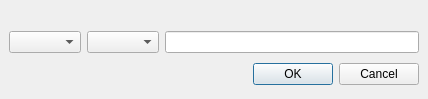
<ui version="4.0" >
 <author></author>
 <comment></comment>
 <exportmacro></exportmacro>
 <class>MagnitudeRowFilter</class>
 <widget class="QDialog" name="MagnitudeRowFilter" >
  <property name="geometry" >
   <rect>
    <x>0</x>
    <y>0</y>
    <width>428</width>
    <height>99</height>
   </rect>
  </property>
  <property name="windowTitle" >
   <string>Selection filter</string>
  </property>
  <layout class="QVBoxLayout" >
   <property name="margin" >
    <number>9</number>
   </property>
   <property name="spacing" >
    <number>6</number>
   </property>
   <item>
    <widget class="QLabel" name="labelInfo" >
     <property name="text" >
      <string/>
     </property>
    </widget>
   </item>
   <item>
    <layout class="QHBoxLayout" >
     <property name="margin" >
      <number>0</number>
     </property>
     <property name="spacing" >
      <number>6</number>
     </property>
     <item>
      <widget class="QComboBox" name="comboColumn" />
     </item>
     <item>
      <widget class="QComboBox" name="comboOperation" />
     </item>
     <item>
      <widget class="QLineEdit" name="comboValue" />
     </item>
    </layout>
   </item>
   <item>
    <layout class="QHBoxLayout" >
     <property name="margin" >
      <number>0</number>
     </property>
     <property name="spacing" >
      <number>6</number>
     </property>
     <item>
      <spacer>
       <property name="orientation" >
        <enum>Qt::Horizontal</enum>
       </property>
       <property name="sizeHint" >
        <size>
         <width>131</width>
         <height>31</height>
        </size>
       </property>
      </spacer>
     </item>
     <item>
      <widget class="QPushButton" name="okButton" >
       <property name="text" >
        <string>OK</string>
       </property>
      </widget>
     </item>
     <item>
      <widget class="QPushButton" name="cancelButton" >
       <property name="text" >
        <string>Cancel</string>
       </property>
      </widget>
     </item>
    </layout>
   </item>
  </layout>
 </widget>
 <pixmapfunction></pixmapfunction>
 <resources/>
 <connections>
  <connection>
   <sender>okButton</sender>
   <signal>clicked()</signal>
   <receiver>MagnitudeRowFilter</receiver>
   <slot>accept()</slot>
   <hints>
    <hint type="sourcelabel" >
     <x>324</x>
     <y>57</y>
    </hint>
    <hint type="destinationlabel" >
     <x>96</x>
     <y>98</y>
    </hint>
   </hints>
  </connection>
  <connection>
   <sender>cancelButton</sender>
   <signal>clicked()</signal>
   <receiver>MagnitudeRowFilter</receiver>
   <slot>reject()</slot>
   <hints>
    <hint type="sourcelabel" >
     <x>417</x>
     <y>57</y>
    </hint>
    <hint type="destinationlabel" >
     <x>179</x>
     <y>98</y>
    </hint>
   </hints>
  </connection>
  <connection>
   <sender>okButton</sender>
   <signal>clicked()</signal>
   <receiver>MagnitudeRowFilter</receiver>
   <slot>accept()</slot>
   <hints>
    <hint type="sourcelabel" >
     <x>272</x>
     <y>67</y>
    </hint>
    <hint type="destinationlabel" >
     <x>91</x>
     <y>61</y>
    </hint>
   </hints>
  </connection>
  <connection>
   <sender>cancelButton</sender>
   <signal>clicked()</signal>
   <receiver>MagnitudeRowFilter</receiver>
   <slot>reject()</slot>
   <hints>
    <hint type="sourcelabel" >
     <x>354</x>
     <y>63</y>
    </hint>
    <hint type="destinationlabel" >
     <x>204</x>
     <y>70</y>
    </hint>
   </hints>
  </connection>
 </connections>
</ui>
